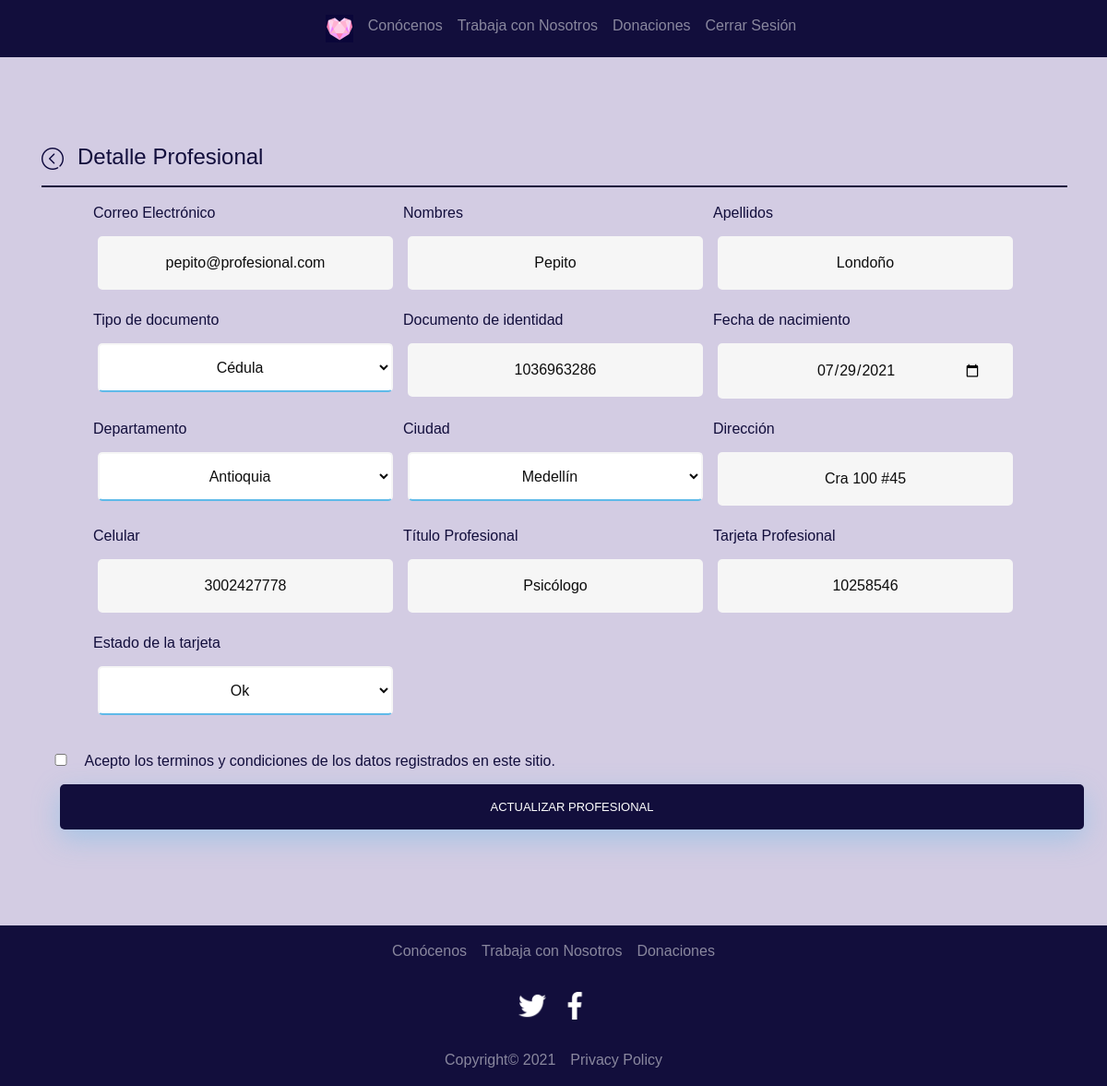
/vista/admin/profesional.php?id=30 (signed in), run on the app's committed database.
### tables this page shows
CREATE TABLE `usuario` (
  `idUsuario` bigint(20) NOT NULL,
  `tipoUsuario` varchar(60) NOT NULL,
  `correo` varchar(255) NOT NULL,
  `password` varchar(255) NOT NULL
);

CREATE TABLE `profesional` (
  `usuario_idUsuario` bigint(20) NOT NULL,
  `nombre` varchar(45) NOT NULL,
  `apellido` varchar(45) NOT NULL,
  `tipoDocumento` varchar(45) NOT NULL,
  `documentoIdentidad` varchar(45) NOT NULL,
  `fechaNacimiento` date NOT NULL,
  `departamento` varchar(125) NOT NULL,
  `ciudad` varchar(125) NOT NULL,
  `direccion` varchar(300) NOT NULL,
  `celular` varchar(45) NOT NULL,
  `tituloProfesional` varchar(125) NOT NULL,
  `tarjetaProfesional` varchar(45) NOT NULL,
  `estadoTarjeta` varchar(45) NOT NULL,
  `estado` int(1) NOT NULL DEFAULT 0
);

### utilidades/metodosBD.php (called while the page is built, shortened)
<?php
class MetodosBD{
    function consultarProfesional($usuario_idUsuario){
        $this->conn=new Conexion();
        $resultado=$this->conn->conexion();
        $result = $resultado->query("SELECT * FROM profesional WHERE usuario_idUsuario = $usuario_idUsuario");
        return $result;
    }
    function consultarUsuario($usuario_idUsuario){
            $this->conn=new Conexion();
            $resultado=$this->conn->conexion();
            $result = $resultado->query("SELECT * FROM usuario WHERE idUsuario = $usuario_idUsuario");
            return $result;
        }
}
?>

### vista/admin/profesional.php (the view, shortened to what this page needs)
<?php
require_once('../../utilidades/metodosBD.php');
$metodosBD = new MetodosBD();
if(isset($_GET['id'])){
  $idUsuario = $_GET['id'];
}else{
  header('Location: ../error.php');
}
?>
<!DOCTYPE html>
<html lang="es">
<head>
  <link rel="stylesheet" type="text/css" href="../../css/bootstrap.css">
  <link rel="stylesheet" type="text/css" href="../../css/estilos.css">
</head>
<body>
  <header>
    <nav class="navbar navbar-expand-sm navbar-dark bg-primary">
      <div class="collapse navbar-collapse  justify-content-center" id="collapsibleNavbar">
        <ul class="navbar-nav ">
          <li class="nav-item">
            <a class="nav-link" href="../../index.php"><img src="../../icons/koe.png" alt="Logo" width="30px"></a>
          </li>
          <li class="nav-item">
            <a class="nav-link" href="../conocenos_log.php">Conócenos</a>
          </li>
          <li class="nav-item">
            <a class="nav-link" href="../trabaja_con_nosotros_log.php">Trabaja con Nosotros</a>
          </li>
          <li class="nav-item">
            <a class="nav-link" href="../donaciones_log.php">Donaciones</a>
          </li>
          <li class="nav-item">
            <a class="nav-link" href="../../controlador/cerrar.php">Cerrar Sesión</a>
          </li>
        </ul>
      </div>
    </nav>
  </header>
  <div class="contenedor">
    <div class="container">
      <h4><a style="margin-right: 15px;" href="inicio.php"><img src="../../icons/back-track.png" alt="Ir atrás"></a>Detalle Profesional</h4>
      <hr>
      <form action="" method="post" class="profile-form">
        <?php
          $resultado = $metodosBD->consultarUsuario($idUsuario);
            if(mysqli_num_rows($resultado) > 0){
              while ($row = mysqli_fetch_assoc($resultado)){
              ?>
              <div>
                <ul class="profile-info contact-info">
                  <li>
                    <label for="correo">Correo Electrónico</label>
                    <input type="email" name="correo" value="<?php echo $row['correo'] ?>" disabled required>
                  </li>
              <?php
              }
            }
            $resultado = $metodosBD->consultarProfesional($idUsuario);
            if(mysqli_num_rows($resultado) > 0){
              while ($row = mysqli_fetch_assoc($resultado)){
            ?>
            <li>
              <label for="nombre">Nombres</label>
              <input type="text" name="nombre" value="<?php echo $row['nombre'] ?>" required>
            </li>
            <li>
              <label for="apellido">Apellidos</label>
              <input type="text" name="apellido" value="<?php echo $row['apellido'] ?>" required>
            </li>
            <li>
              <label for="tipoDocumento">Tipo de documento</label>
              <select class="profile-form-option" name="tipoDocumento" id="tipoDocumento" required>
                <option value="<?php echo $row['tipoDocumento'] ?>"><?php echo $row['tipoDocumento'] ?></option>
              </select>
            </li>
            <li>
              <label for="documento">Documento de identidad</label>
              <input type="text" name="documento" value="<?php echo $row['documentoIdentidad'] ?>" required>
            </li>
            <li>
              <label for="fechaNacimiento">Fecha de nacimiento</label>
              <input type="date" name="fechaNacimiento" value="<?php echo $row['fechaNacimiento'] ?>" required>
            </li>
            <li>
              <label for="departamento">Departamento</label>
              <select class="profile-form-option" name="departamento" required>
                <option value="<?php echo $row['departamento'] ?>"><?php echo $row['departamento'] ?></option>
              </select>
            </li>
            <li>
              <label for="ciudad">Ciudad</label>
              <select class="profile-form-option" name="ciudad" id="" required>
                <option value="<?php echo $row['ciudad'] ?>"><?php echo $row['ciudad'] ?></option>
              </select>
            </li>
            <li>
              <label for="direccion">Dirección</label>
              <input type="text" name="direccion" value="<?php echo $row['direccion'] ?>" required>
            </li>
            <li>
              <label for="celular">Celular</label>
              <input type="tel" name="celular" value="<?php echo $row['celular'] ?>" required>
            </li>
            <li>
              <label for="tituloProfesional">Título Profesional</label>
              <input type="text" name="tituloProfesional" value="<?php echo $row['tituloProfesional'] ?>" required>
            </li>
            <li>
              <label for="tarjetaProfesional">Tarjeta Profesional</label>
              <input type="text" name="tarjetaProfesional" value="<?php echo $row['tarjetaProfesional'] ?>" required>
            </li>
            <li>
              <label for="estadoTarjeta">Estado de la tarjeta</label>
              <select class="profile-form-option" name="estadoTarjeta" id="" required>
                <option value="<?php echo $row['estadoTarjeta'] ?>"><?php echo $row['estadoTarjeta'] ?></option>
              </select>
            </li>
          </ul>
        </div>
        <?php
        }}
        ?>
        <input class="confirm" name="terminosycondiciones" type="checkbox" required>
        <label for="terminosycondiciones">Acepto los terminos y condiciones de los datos registrados
          en este sitio.</label>
        <div class="profile-form">
          <input type="submit" name="updateProfesional" value="Actualizar Profesional">
        </div>
      </form>
    </div>
  </div>
  <footer>
    <div class="footer">
      <nav class="navbar navbar-expand-sm navbar-dark bg-primary justify-content-center">
        <ul class="navbar-nav ">
          <li class="nav-item">
            <a class="nav-link" href="../conocenos_log.php">Conócenos</a>
          </li>
          <li class="nav-item">
            <a class="nav-link" href="../trabaja_con_nosotros_log.php">Trabaja con Nosotros</a>
          </li>
          <li class="nav-item">
            <a class="nav-link" href="../donaciones_log.php">Donaciones</a>
          </li>
        </ul>
      </nav>
      <nav class="navbar navbar-expand-sm navbar-dark bg-primary justify-content-center">
        <ul class="navbar-nav ">
          <li class="nav-item">
            <a class="nav-link" href="#"><img src="../../icons/twitter.png" alt="Twitter" width="30px"></a>
          </li>
          <li class="nav-item">
            <a class="nav-link" href="#"><img src="../../icons/facebook.png" alt="Facebook" width="30px"></a>
          </li>
        </ul>
      </nav>
      <nav class="navbar navbar-expand-sm navbar-dark bg-primary justify-content-center">
        <ul class="navbar-nav ">
          <li class="nav-item">
            <a class="nav-link" href="#">Copyright© 2021</a>
          </li>
          <li class="nav-item">
            <a class="nav-link" href="#">Privacy Policy</a>
          </li>
        </ul>
      </nav>
    </div>
  </footer>
</body>
</html>

### css/estilos.css (style rules this page uses)
body { font-family: "Poppins", sans-serif; height: 100vh; }
a { color: #92badd; display: inline-block; text-decoration: none; font-weight: 400; }
ul { list-style-type: none; }
hr { border: 1px solid #120e3c; width: 100%; }
input[type="button"], input[type="submit"], input[type="reset"] { background-color: #120e3c; border: none; color: white; padding: 15px 80px; text-align: center; text-decoration: none; display: inline-block; text-transform: uppercase; font-size: 13px; -webkit-box-shadow: 0 10px 30px 0 rgba(95, 186, 233, 0.4); box-shadow: 0 10px 30px 0 rgba(95, 186, 233, 0.4); -webkit-border-radius: 5px 5px 5px 5px; border-radius: 5px 5px 5px 5px; margin: 5px 20px 40px 20px; -webkit-transition: all 0.3s ease-in-out; -moz-transition: all 0.3s ease-in-out; -ms-transition: all 0.3s ease-in-out; -o-transition: all 0.3s ease-in-out; transition: all 0.3s ease-in-out; }
input, select { background-color: #f6f6f6; border: none; color: #0d0d0d; padding: 15px 32px; text-align: center; text-decoration: none; display: inline-block; font-size: 16px; margin: 5px; width: 85%; border: 2px solid #f6f6f6; -webkit-transition: all 0.5s ease-in-out; -moz-transition: all 0.5s ease-in-out; -ms-transition: all 0.5s ease-in-out; -o-transition: all 0.5s ease-in-out; transition: all 0.5s ease-in-out; -webkit-border-radius: 5px 5px 5px 5px; border-radius: 5px 5px 5px 5px; }
input:focus, select { background-color: #fff; border-bottom: 2px solid #5fbae9; }
input:placeholder, select { color: #cccccc; }
.contenedor { min-height: 100vh; display: flex; margin: 10px; margin: 4rem 0; }
.profile-info { display: flex; flex-wrap: wrap; }
.profile-info>li { width: 15rem; margin-bottom: 1rem; }
.profile-form>input.confirm { width: 2rem; }
.profile-form>input { width: 100%; }
.profile-form-option { width: 90%; }
.contact-info>li { width: 20rem; margin-left: 1rem; }
.contact-info>li>* { width: 100%; }

### data on the page
usuario: correo "pepito@profesional.com"
profesional: nombre "Pepito", apellido "Londoño", tipoDocumento "Cédula", documento "1036963286", fechaNacimiento "07/29/2021", departamento "Antioquia", ciudad "Medellín", direccion "Cra 100 #45", celular "3002427778", tituloProfesional "Psicólogo", tarjetaProfesional "10258546", estadoTarjeta "Ok"
